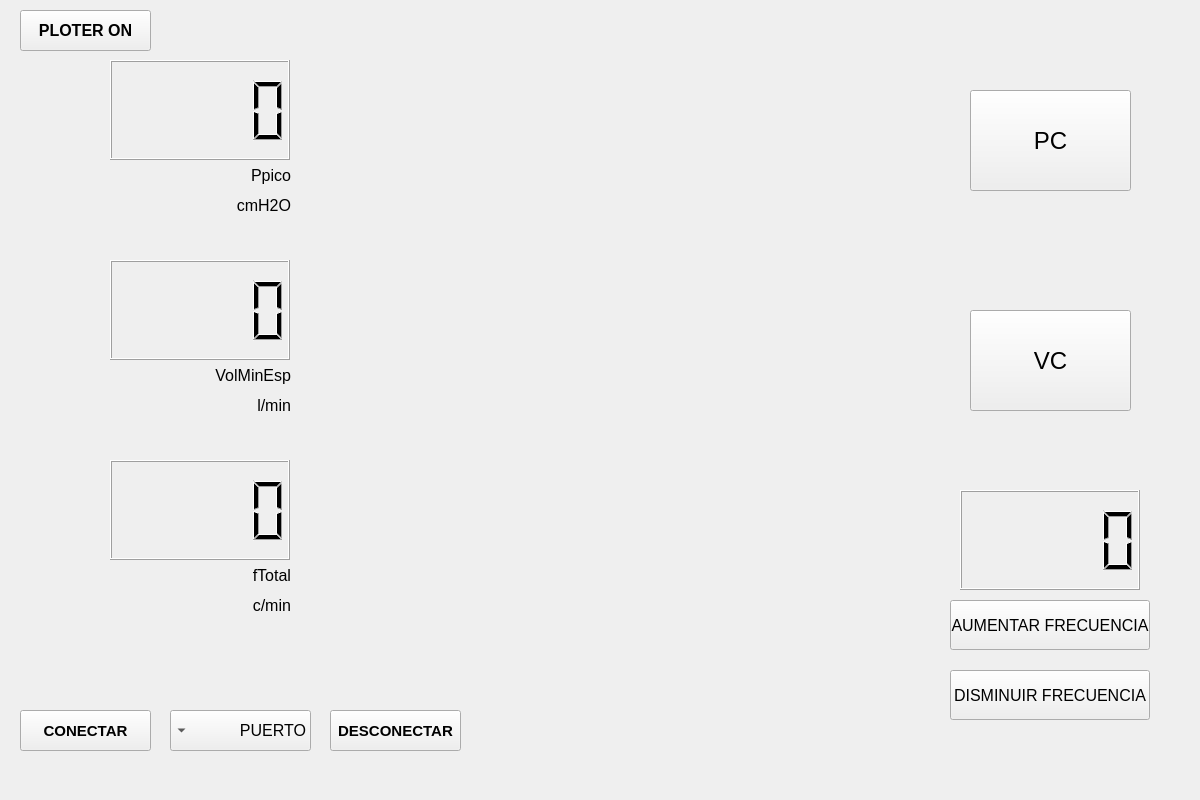
<?xml version="1.0" encoding="UTF-8"?>
<ui version="4.0">
 <class>MainWindow</class>
 <widget class="QMainWindow" name="MainWindow">
  <property name="geometry">
   <rect>
    <x>0</x>
    <y>0</y>
    <width>1200</width>
    <height>800</height>
   </rect>
  </property>
  <property name="maximumSize">
   <size>
    <width>1200</width>
    <height>800</height>
   </size>
  </property>
  <property name="font">
   <font>
    <pointsize>5</pointsize>
   </font>
  </property>
  <property name="windowTitle">
   <string>MainWindow</string>
  </property>
  <property name="layoutDirection">
   <enum>Qt::RightToLeft</enum>
  </property>
  <widget class="QWidget" name="centralwidget">
   <widget class="QWidget" name="signal_1" native="true">
    <property name="geometry">
     <rect>
      <x>300</x>
      <y>60</y>
      <width>600</width>
      <height>200</height>
     </rect>
    </property>
    <widget class="QWidget" name="verticalLayoutWidget">
     <property name="geometry">
      <rect>
       <x>0</x>
       <y>0</y>
       <width>591</width>
       <height>191</height>
      </rect>
     </property>
     <layout class="QVBoxLayout" name="verticalLayout_signal_1"/>
    </widget>
   </widget>
   <widget class="QWidget" name="signal_2" native="true">
    <property name="geometry">
     <rect>
      <x>300</x>
      <y>260</y>
      <width>600</width>
      <height>200</height>
     </rect>
    </property>
    <widget class="QWidget" name="verticalLayoutWidget_2">
     <property name="geometry">
      <rect>
       <x>0</x>
       <y>0</y>
       <width>591</width>
       <height>191</height>
      </rect>
     </property>
     <layout class="QVBoxLayout" name="verticalLayout_signal_2"/>
    </widget>
   </widget>
   <widget class="QPushButton" name="pushButton_pc">
    <property name="geometry">
     <rect>
      <x>970</x>
      <y>90</y>
      <width>161</width>
      <height>101</height>
     </rect>
    </property>
    <property name="font">
     <font>
      <pointsize>18</pointsize>
     </font>
    </property>
    <property name="text">
     <string>PC</string>
    </property>
   </widget>
   <widget class="QWidget" name="signal_3" native="true">
    <property name="geometry">
     <rect>
      <x>300</x>
      <y>460</y>
      <width>600</width>
      <height>200</height>
     </rect>
    </property>
    <widget class="QWidget" name="verticalLayoutWidget_6">
     <property name="geometry">
      <rect>
       <x>0</x>
       <y>0</y>
       <width>591</width>
       <height>191</height>
      </rect>
     </property>
     <layout class="QVBoxLayout" name="verticalLayout_signal_3"/>
    </widget>
   </widget>
   <widget class="QPushButton" name="pushButton__vc">
    <property name="geometry">
     <rect>
      <x>970</x>
      <y>310</y>
      <width>161</width>
      <height>101</height>
     </rect>
    </property>
    <property name="font">
     <font>
      <pointsize>18</pointsize>
     </font>
    </property>
    <property name="text">
     <string>VC</string>
    </property>
   </widget>
   <widget class="QPushButton" name="pushButton_frecuencia_up">
    <property name="geometry">
     <rect>
      <x>950</x>
      <y>600</y>
      <width>200</width>
      <height>50</height>
     </rect>
    </property>
    <property name="font">
     <font>
      <pointsize>12</pointsize>
     </font>
    </property>
    <property name="text">
     <string>AUMENTAR FRECUENCIA</string>
    </property>
   </widget>
   <widget class="QPushButton" name="pushButton_frecuencia_down">
    <property name="geometry">
     <rect>
      <x>950</x>
      <y>670</y>
      <width>200</width>
      <height>50</height>
     </rect>
    </property>
    <property name="font">
     <font>
      <pointsize>12</pointsize>
     </font>
    </property>
    <property name="text">
     <string>DISMINUIR FRECUENCIA</string>
    </property>
   </widget>
   <widget class="QLCDNumber" name="lcdNumber_presion">
    <property name="geometry">
     <rect>
      <x>110</x>
      <y>60</y>
      <width>180</width>
      <height>100</height>
     </rect>
    </property>
   </widget>
   <widget class="QLCDNumber" name="lcdNumber_flujo">
    <property name="geometry">
     <rect>
      <x>110</x>
      <y>260</y>
      <width>180</width>
      <height>100</height>
     </rect>
    </property>
   </widget>
   <widget class="QLCDNumber" name="lcdNumber_volumen">
    <property name="geometry">
     <rect>
      <x>110</x>
      <y>460</y>
      <width>180</width>
      <height>100</height>
     </rect>
    </property>
   </widget>
   <widget class="QLabel" name="label">
    <property name="geometry">
     <rect>
      <x>240</x>
      <y>160</y>
      <width>51</width>
      <height>31</height>
     </rect>
    </property>
    <property name="font">
     <font>
      <pointsize>12</pointsize>
     </font>
    </property>
    <property name="text">
     <string>Ppico</string>
    </property>
    <property name="alignment">
     <set>Qt::AlignRight|Qt::AlignTrailing|Qt::AlignVCenter</set>
    </property>
   </widget>
   <widget class="QLabel" name="label_2">
    <property name="geometry">
     <rect>
      <x>230</x>
      <y>190</y>
      <width>61</width>
      <height>31</height>
     </rect>
    </property>
    <property name="font">
     <font>
      <pointsize>12</pointsize>
     </font>
    </property>
    <property name="text">
     <string>cmH2O</string>
    </property>
    <property name="alignment">
     <set>Qt::AlignRight|Qt::AlignTrailing|Qt::AlignVCenter</set>
    </property>
   </widget>
   <widget class="QLabel" name="label_3">
    <property name="geometry">
     <rect>
      <x>230</x>
      <y>390</y>
      <width>61</width>
      <height>31</height>
     </rect>
    </property>
    <property name="font">
     <font>
      <pointsize>12</pointsize>
     </font>
    </property>
    <property name="text">
     <string>l/min</string>
    </property>
    <property name="alignment">
     <set>Qt::AlignRight|Qt::AlignTrailing|Qt::AlignVCenter</set>
    </property>
   </widget>
   <widget class="QLabel" name="label_4">
    <property name="geometry">
     <rect>
      <x>200</x>
      <y>360</y>
      <width>91</width>
      <height>31</height>
     </rect>
    </property>
    <property name="font">
     <font>
      <pointsize>12</pointsize>
     </font>
    </property>
    <property name="text">
     <string>VolMinEsp</string>
    </property>
    <property name="alignment">
     <set>Qt::AlignRight|Qt::AlignTrailing|Qt::AlignVCenter</set>
    </property>
   </widget>
   <widget class="QLabel" name="label_5">
    <property name="geometry">
     <rect>
      <x>230</x>
      <y>560</y>
      <width>61</width>
      <height>31</height>
     </rect>
    </property>
    <property name="font">
     <font>
      <pointsize>12</pointsize>
     </font>
    </property>
    <property name="text">
     <string>fTotal</string>
    </property>
    <property name="alignment">
     <set>Qt::AlignRight|Qt::AlignTrailing|Qt::AlignVCenter</set>
    </property>
   </widget>
   <widget class="QLabel" name="label_6">
    <property name="geometry">
     <rect>
      <x>230</x>
      <y>590</y>
      <width>61</width>
      <height>31</height>
     </rect>
    </property>
    <property name="font">
     <font>
      <pointsize>12</pointsize>
     </font>
    </property>
    <property name="text">
     <string>c/min</string>
    </property>
    <property name="alignment">
     <set>Qt::AlignRight|Qt::AlignTrailing|Qt::AlignVCenter</set>
    </property>
   </widget>
   <widget class="QLCDNumber" name="lcdNumber_frecuencia">
    <property name="geometry">
     <rect>
      <x>960</x>
      <y>490</y>
      <width>180</width>
      <height>100</height>
     </rect>
    </property>
   </widget>
   <widget class="QPushButton" name="pushButton_conectar_serial">
    <property name="geometry">
     <rect>
      <x>20</x>
      <y>710</y>
      <width>131</width>
      <height>41</height>
     </rect>
    </property>
    <property name="font">
     <font>
      <pointsize>11</pointsize>
      <weight>75</weight>
      <bold>true</bold>
     </font>
    </property>
    <property name="text">
     <string>CONECTAR</string>
    </property>
   </widget>
   <widget class="QComboBox" name="comboBox">
    <property name="geometry">
     <rect>
      <x>170</x>
      <y>710</y>
      <width>141</width>
      <height>41</height>
     </rect>
    </property>
    <property name="font">
     <font>
      <pointsize>12</pointsize>
     </font>
    </property>
    <item>
     <property name="text">
      <string>PUERTO</string>
     </property>
    </item>
    <item>
     <property name="text">
      <string>COM1</string>
     </property>
    </item>
    <item>
     <property name="text">
      <string>COM2</string>
     </property>
    </item>
    <item>
     <property name="text">
      <string>COM3</string>
     </property>
    </item>
    <item>
     <property name="text">
      <string>COM4</string>
     </property>
    </item>
    <item>
     <property name="text">
      <string>COM5</string>
     </property>
    </item>
   </widget>
   <widget class="QPushButton" name="pushButton_desconectar_serial">
    <property name="geometry">
     <rect>
      <x>330</x>
      <y>710</y>
      <width>131</width>
      <height>41</height>
     </rect>
    </property>
    <property name="font">
     <font>
      <pointsize>11</pointsize>
      <weight>75</weight>
      <bold>true</bold>
     </font>
    </property>
    <property name="text">
     <string>DESCONECTAR</string>
    </property>
   </widget>
   <widget class="QPushButton" name="pushButton_sincronizar_datos">
    <property name="geometry">
     <rect>
      <x>20</x>
      <y>10</y>
      <width>131</width>
      <height>41</height>
     </rect>
    </property>
    <property name="font">
     <font>
      <pointsize>12</pointsize>
      <weight>75</weight>
      <italic>false</italic>
      <bold>true</bold>
     </font>
    </property>
    <property name="text">
     <string>PLOTER ON</string>
    </property>
   </widget>
  </widget>
  <widget class="QMenuBar" name="menubar">
   <property name="geometry">
    <rect>
     <x>0</x>
     <y>0</y>
     <width>1200</width>
     <height>16</height>
    </rect>
   </property>
  </widget>
 </widget>
 <resources/>
 <connections/>
</ui>
